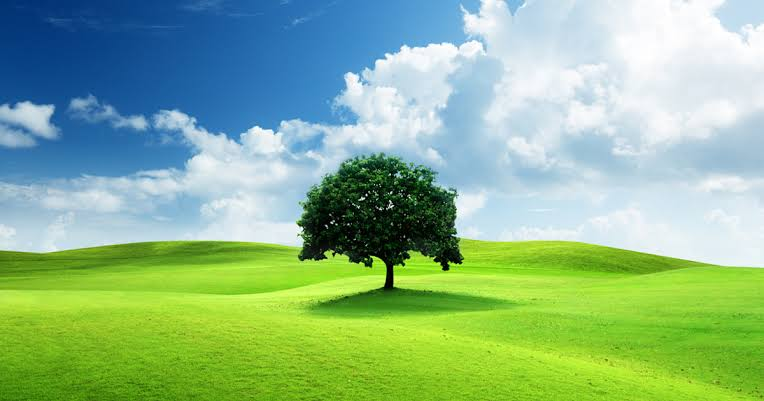
#> input picture images_1.jpg, 764 x 401 px
$ jupyter execute 9.ipynb
#> lines starting #> are read from the running program, lines starting #| are printed output that depends on the picture
[cell 1]
import cv2
import numpy as np
import matplotlib.pyplot as plt

image = cv2.imread('images_1.jpg')
#> image is the input picture: shape (401, 764, 3); mean B, G, R 140.1, 183.6, 140

kernel_size = (5, 5)
sigma = 1.5
gaussian_kernel = cv2.getGaussianKernel(kernel_size[0], sigma)
gaussian_kernel = np.outer(gaussian_kernel, gaussian_kernel)

smoothed_image = cv2.filter2D(image, -1, gaussian_kernel)

sharpening_kernel = np.array([[-1, -1, -1],
                              [-1, 9, -1],
                              [-1, -1, -1]])

sharpened_image = cv2.filter2D(image, -1, sharpening_kernel)
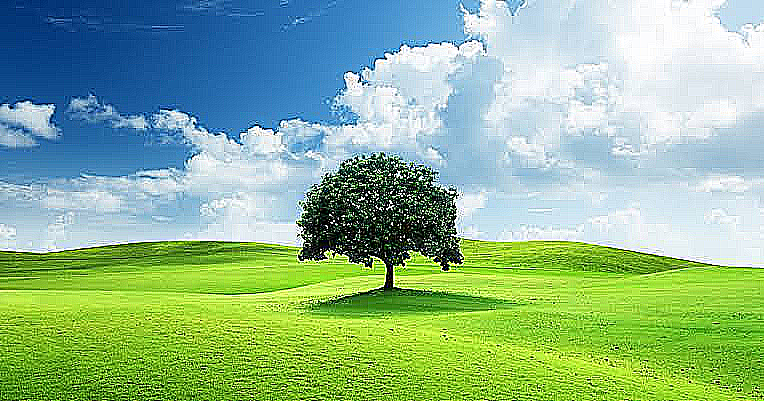
#> sharpened_image: shape (401, 764, 3); mean B, G, R 144, 182.1, 141.3

plt.figure(figsize=(15, 15))

plt.subplot(1, 3, 1)
plt.imshow(cv2.cvtColor(image, cv2.COLOR_BGR2RGB))
plt.title('Original')
plt.axis('off')

plt.subplot(1, 3, 2)
plt.imshow(cv2.cvtColor(smoothed_image, cv2.COLOR_BGR2RGB))
plt.title('Smoothed (Gaussian)')
plt.axis('off')

plt.subplot(1, 3, 3)
plt.imshow(cv2.cvtColor(sharpened_image, cv2.COLOR_BGR2RGB))
plt.title('Sharpened')
plt.axis('off')

plt.tight_layout()
plt.show()
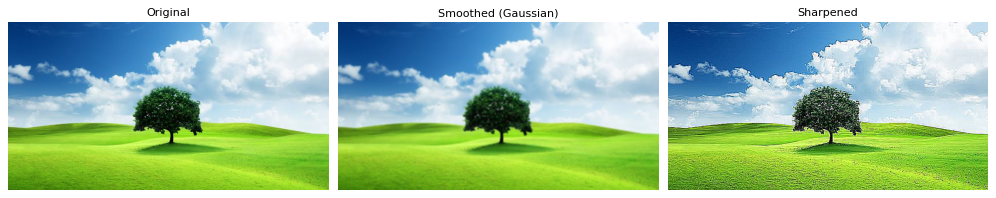
#> figure drawn by matplotlib, 3 panels

[cell 2]
import cv2
import numpy as np
import matplotlib.pyplot as plt

image = cv2.imread('images_1.jpg')

kernel_size = (5, 5)

kernel = np.ones(kernel_size, dtype=np.float32) / (kernel_size[0] * kernel_size[1])

smoothed_image = cv2.filter2D(image, -1, kernel)

plt.figure(figsize=(10, 5))

plt.subplot(1, 2, 1)
plt.imshow(cv2.cvtColor(image, cv2.COLOR_BGR2RGB))
plt.title('Original')
plt.axis('off')

plt.subplot(1, 2, 2)
plt.imshow(cv2.cvtColor(smoothed_image, cv2.COLOR_BGR2RGB))
plt.title('Averaging Filter')
plt.axis('off')

plt.tight_layout()
plt.show()
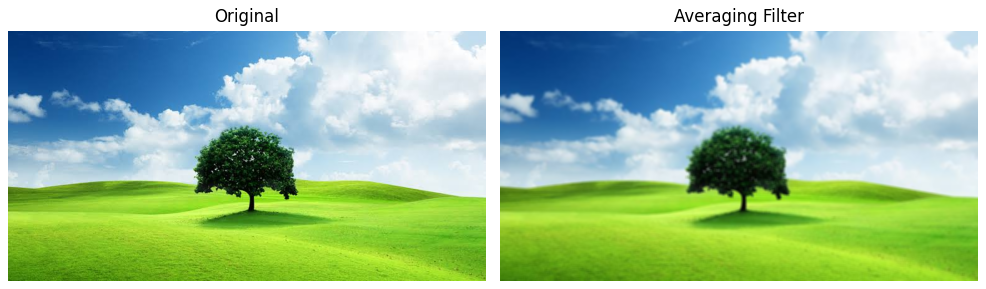
#> figure drawn by matplotlib, 2 panels

[cell 3]
import cv2
import numpy as np
import matplotlib.pyplot as plt

image = cv2.imread('images_1.jpg')

kernel_size = 5

smoothed_image = cv2.medianBlur(image, kernel_size)

plt.figure(figsize=(10, 5))

plt.subplot(1, 2, 1)
plt.imshow(cv2.cvtColor(image, cv2.COLOR_BGR2RGB))
plt.title('Original')
plt.axis('off')

plt.subplot(1, 2, 2)
plt.imshow(cv2.cvtColor(smoothed_image, cv2.COLOR_BGR2RGB))
plt.title('Median Filter')
plt.axis('off')

plt.tight_layout()
plt.show()

[cell 4]
import cv2
import numpy as np
import matplotlib.pyplot as plt

image = cv2.imread('images_1.jpg')

blurred_image = cv2.GaussianBlur(image, (5, 5), 0)

laplacian_kernel = np.array([[0, -1, 0],
                             [-1, 5, -1],
                             [0, -1, 0]], dtype=np.float32)

sharpened_image = cv2.filter2D(blurred_image, -1, laplacian_kernel)

plt.figure(figsize=(15, 5))

plt.subplot(1, 3, 1)
plt.imshow(cv2.cvtColor(image, cv2.COLOR_BGR2RGB))
plt.title('Original')
plt.axis('off')

plt.subplot(1, 3, 2)
plt.imshow(cv2.cvtColor(blurred_image, cv2.COLOR_BGR2RGB))
plt.title('Blurred')
plt.axis('off')

plt.subplot(1, 3, 3)
plt.imshow(cv2.cvtColor(sharpened_image, cv2.COLOR_BGR2RGB))
plt.title('Sharpened (High Pass)')
plt.axis('off')

plt.tight_layout()
plt.show()
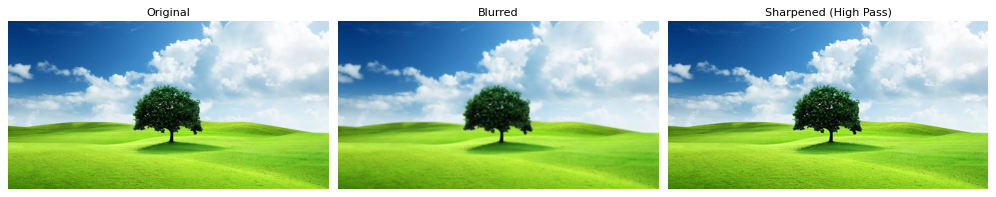
#> figure drawn by matplotlib, 3 panels

$ run again, with images.jpg copied over images_1.jpg
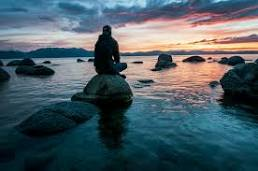
#> input picture images.jpg, 258 x 171 px
#> image is the input picture: shape (171, 258, 3); mean B, G, R 99.9, 92.3, 75.1
#> `sharpened_image = cv2.filter2D(image, -1, sharpening_kernel)`:
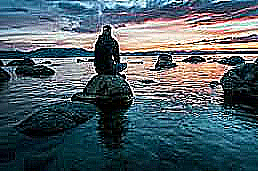
#> sharpened_image: shape (171, 258, 3); mean B, G, R 101.9, 94.5, 78.2
#> `plt.show()`:
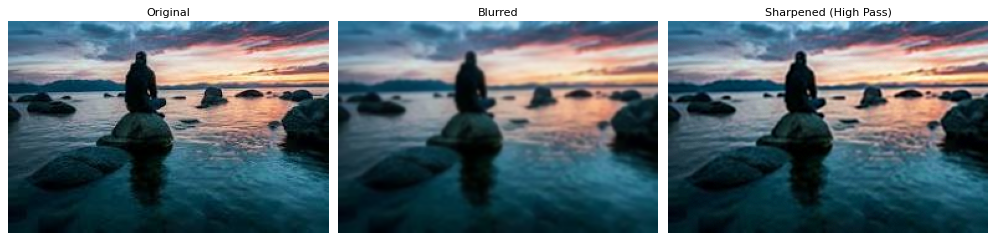
#> figure drawn by matplotlib, 3 panels
